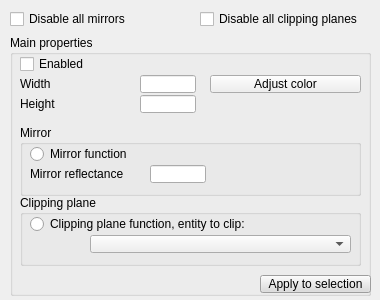
<?xml version="1.0" encoding="UTF-8"?>
<ui version="4.0">
 <class>CQDlgMirrors</class>
 <widget class="QDialog" name="CQDlgMirrors">
  <property name="geometry">
   <rect>
    <x>0</x>
    <y>0</y>
    <width>380</width>
    <height>300</height>
   </rect>
  </property>
  <property name="windowTitle">
   <string>Mirror Properties</string>
  </property>
  <property name="locale">
   <locale language="English" country="UnitedStates"/>
  </property>
  <widget class="QGroupBox" name="groupBox">
   <property name="geometry">
    <rect>
     <x>10</x>
     <y>35</y>
     <width>361</width>
     <height>261</height>
    </rect>
   </property>
   <property name="title">
    <string>Main properties</string>
   </property>
   <property name="flat">
    <bool>true</bool>
   </property>
   <widget class="QCheckBox" name="qqEnabled">
    <property name="geometry">
     <rect>
      <x>10</x>
      <y>20</y>
      <width>171</width>
      <height>18</height>
     </rect>
    </property>
    <property name="focusPolicy">
     <enum>Qt::StrongFocus</enum>
    </property>
    <property name="text">
     <string>Enabled</string>
    </property>
   </widget>
   <widget class="QLabel" name="label">
    <property name="geometry">
     <rect>
      <x>10</x>
      <y>40</y>
      <width>121</width>
      <height>18</height>
     </rect>
    </property>
    <property name="text">
     <string>Width</string>
    </property>
   </widget>
   <widget class="QLineEdit" name="qqWidth">
    <property name="geometry">
     <rect>
      <x>130</x>
      <y>40</y>
      <width>56</width>
      <height>18</height>
     </rect>
    </property>
   </widget>
   <widget class="QLineEdit" name="qqHeight">
    <property name="geometry">
     <rect>
      <x>130</x>
      <y>60</y>
      <width>56</width>
      <height>18</height>
     </rect>
    </property>
   </widget>
   <widget class="QLabel" name="label_6">
    <property name="geometry">
     <rect>
      <x>10</x>
      <y>60</y>
      <width>121</width>
      <height>18</height>
     </rect>
    </property>
    <property name="text">
     <string>Height</string>
    </property>
   </widget>
   <widget class="QToolButton" name="qqApplyAll">
    <property name="geometry">
     <rect>
      <x>250</x>
      <y>240</y>
      <width>111</width>
      <height>18</height>
     </rect>
    </property>
    <property name="palette">
     <palette>
      <active>
       <colorrole role="WindowText">
        <brush brushstyle="SolidPattern">
         <color alpha="255">
          <red>0</red>
          <green>0</green>
          <blue>0</blue>
         </color>
        </brush>
       </colorrole>
       <colorrole role="Button">
        <brush brushstyle="SolidPattern">
         <color alpha="255">
          <red>220</red>
          <green>220</green>
          <blue>220</blue>
         </color>
        </brush>
       </colorrole>
       <colorrole role="Light">
        <brush brushstyle="SolidPattern">
         <color alpha="255">
          <red>255</red>
          <green>255</green>
          <blue>255</blue>
         </color>
        </brush>
       </colorrole>
       <colorrole role="Midlight">
        <brush brushstyle="SolidPattern">
         <color alpha="255">
          <red>237</red>
          <green>237</green>
          <blue>237</blue>
         </color>
        </brush>
       </colorrole>
       <colorrole role="Dark">
        <brush brushstyle="SolidPattern">
         <color alpha="255">
          <red>110</red>
          <green>110</green>
          <blue>110</blue>
         </color>
        </brush>
       </colorrole>
       <colorrole role="Mid">
        <brush brushstyle="SolidPattern">
         <color alpha="255">
          <red>147</red>
          <green>147</green>
          <blue>147</blue>
         </color>
        </brush>
       </colorrole>
       <colorrole role="Text">
        <brush brushstyle="SolidPattern">
         <color alpha="255">
          <red>0</red>
          <green>0</green>
          <blue>0</blue>
         </color>
        </brush>
       </colorrole>
       <colorrole role="BrightText">
        <brush brushstyle="SolidPattern">
         <color alpha="255">
          <red>255</red>
          <green>255</green>
          <blue>255</blue>
         </color>
        </brush>
       </colorrole>
       <colorrole role="ButtonText">
        <brush brushstyle="SolidPattern">
         <color alpha="255">
          <red>0</red>
          <green>0</green>
          <blue>0</blue>
         </color>
        </brush>
       </colorrole>
       <colorrole role="Base">
        <brush brushstyle="SolidPattern">
         <color alpha="255">
          <red>255</red>
          <green>255</green>
          <blue>255</blue>
         </color>
        </brush>
       </colorrole>
       <colorrole role="Window">
        <brush brushstyle="SolidPattern">
         <color alpha="255">
          <red>220</red>
          <green>220</green>
          <blue>220</blue>
         </color>
        </brush>
       </colorrole>
       <colorrole role="Shadow">
        <brush brushstyle="SolidPattern">
         <color alpha="255">
          <red>0</red>
          <green>0</green>
          <blue>0</blue>
         </color>
        </brush>
       </colorrole>
       <colorrole role="AlternateBase">
        <brush brushstyle="SolidPattern">
         <color alpha="255">
          <red>237</red>
          <green>237</green>
          <blue>237</blue>
         </color>
        </brush>
       </colorrole>
       <colorrole role="ToolTipBase">
        <brush brushstyle="SolidPattern">
         <color alpha="255">
          <red>255</red>
          <green>255</green>
          <blue>220</blue>
         </color>
        </brush>
       </colorrole>
       <colorrole role="ToolTipText">
        <brush brushstyle="SolidPattern">
         <color alpha="255">
          <red>0</red>
          <green>0</green>
          <blue>0</blue>
         </color>
        </brush>
       </colorrole>
      </active>
      <inactive>
       <colorrole role="WindowText">
        <brush brushstyle="SolidPattern">
         <color alpha="255">
          <red>0</red>
          <green>0</green>
          <blue>0</blue>
         </color>
        </brush>
       </colorrole>
       <colorrole role="Button">
        <brush brushstyle="SolidPattern">
         <color alpha="255">
          <red>220</red>
          <green>220</green>
          <blue>220</blue>
         </color>
        </brush>
       </colorrole>
       <colorrole role="Light">
        <brush brushstyle="SolidPattern">
         <color alpha="255">
          <red>255</red>
          <green>255</green>
          <blue>255</blue>
         </color>
        </brush>
       </colorrole>
       <colorrole role="Midlight">
        <brush brushstyle="SolidPattern">
         <color alpha="255">
          <red>237</red>
          <green>237</green>
          <blue>237</blue>
         </color>
        </brush>
       </colorrole>
       <colorrole role="Dark">
        <brush brushstyle="SolidPattern">
         <color alpha="255">
          <red>110</red>
          <green>110</green>
          <blue>110</blue>
         </color>
        </brush>
       </colorrole>
       <colorrole role="Mid">
        <brush brushstyle="SolidPattern">
         <color alpha="255">
          <red>147</red>
          <green>147</green>
          <blue>147</blue>
         </color>
        </brush>
       </colorrole>
       <colorrole role="Text">
        <brush brushstyle="SolidPattern">
         <color alpha="255">
          <red>0</red>
          <green>0</green>
          <blue>0</blue>
         </color>
        </brush>
       </colorrole>
       <colorrole role="BrightText">
        <brush brushstyle="SolidPattern">
         <color alpha="255">
          <red>255</red>
          <green>255</green>
          <blue>255</blue>
         </color>
        </brush>
       </colorrole>
       <colorrole role="ButtonText">
        <brush brushstyle="SolidPattern">
         <color alpha="255">
          <red>0</red>
          <green>0</green>
          <blue>0</blue>
         </color>
        </brush>
       </colorrole>
       <colorrole role="Base">
        <brush brushstyle="SolidPattern">
         <color alpha="255">
          <red>255</red>
          <green>255</green>
          <blue>255</blue>
         </color>
        </brush>
       </colorrole>
       <colorrole role="Window">
        <brush brushstyle="SolidPattern">
         <color alpha="255">
          <red>220</red>
          <green>220</green>
          <blue>220</blue>
         </color>
        </brush>
       </colorrole>
       <colorrole role="Shadow">
        <brush brushstyle="SolidPattern">
         <color alpha="255">
          <red>0</red>
          <green>0</green>
          <blue>0</blue>
         </color>
        </brush>
       </colorrole>
       <colorrole role="AlternateBase">
        <brush brushstyle="SolidPattern">
         <color alpha="255">
          <red>237</red>
          <green>237</green>
          <blue>237</blue>
         </color>
        </brush>
       </colorrole>
       <colorrole role="ToolTipBase">
        <brush brushstyle="SolidPattern">
         <color alpha="255">
          <red>255</red>
          <green>255</green>
          <blue>220</blue>
         </color>
        </brush>
       </colorrole>
       <colorrole role="ToolTipText">
        <brush brushstyle="SolidPattern">
         <color alpha="255">
          <red>0</red>
          <green>0</green>
          <blue>0</blue>
         </color>
        </brush>
       </colorrole>
      </inactive>
      <disabled>
       <colorrole role="WindowText">
        <brush brushstyle="SolidPattern">
         <color alpha="255">
          <red>110</red>
          <green>110</green>
          <blue>110</blue>
         </color>
        </brush>
       </colorrole>
       <colorrole role="Button">
        <brush brushstyle="SolidPattern">
         <color alpha="255">
          <red>220</red>
          <green>220</green>
          <blue>220</blue>
         </color>
        </brush>
       </colorrole>
       <colorrole role="Light">
        <brush brushstyle="SolidPattern">
         <color alpha="255">
          <red>255</red>
          <green>255</green>
          <blue>255</blue>
         </color>
        </brush>
       </colorrole>
       <colorrole role="Midlight">
        <brush brushstyle="SolidPattern">
         <color alpha="255">
          <red>237</red>
          <green>237</green>
          <blue>237</blue>
         </color>
        </brush>
       </colorrole>
       <colorrole role="Dark">
        <brush brushstyle="SolidPattern">
         <color alpha="255">
          <red>110</red>
          <green>110</green>
          <blue>110</blue>
         </color>
        </brush>
       </colorrole>
       <colorrole role="Mid">
        <brush brushstyle="SolidPattern">
         <color alpha="255">
          <red>147</red>
          <green>147</green>
          <blue>147</blue>
         </color>
        </brush>
       </colorrole>
       <colorrole role="Text">
        <brush brushstyle="SolidPattern">
         <color alpha="255">
          <red>110</red>
          <green>110</green>
          <blue>110</blue>
         </color>
        </brush>
       </colorrole>
       <colorrole role="BrightText">
        <brush brushstyle="SolidPattern">
         <color alpha="255">
          <red>255</red>
          <green>255</green>
          <blue>255</blue>
         </color>
        </brush>
       </colorrole>
       <colorrole role="ButtonText">
        <brush brushstyle="SolidPattern">
         <color alpha="255">
          <red>110</red>
          <green>110</green>
          <blue>110</blue>
         </color>
        </brush>
       </colorrole>
       <colorrole role="Base">
        <brush brushstyle="SolidPattern">
         <color alpha="255">
          <red>220</red>
          <green>220</green>
          <blue>220</blue>
         </color>
        </brush>
       </colorrole>
       <colorrole role="Window">
        <brush brushstyle="SolidPattern">
         <color alpha="255">
          <red>220</red>
          <green>220</green>
          <blue>220</blue>
         </color>
        </brush>
       </colorrole>
       <colorrole role="Shadow">
        <brush brushstyle="SolidPattern">
         <color alpha="255">
          <red>0</red>
          <green>0</green>
          <blue>0</blue>
         </color>
        </brush>
       </colorrole>
       <colorrole role="AlternateBase">
        <brush brushstyle="SolidPattern">
         <color alpha="255">
          <red>220</red>
          <green>220</green>
          <blue>220</blue>
         </color>
        </brush>
       </colorrole>
       <colorrole role="ToolTipBase">
        <brush brushstyle="SolidPattern">
         <color alpha="255">
          <red>255</red>
          <green>255</green>
          <blue>220</blue>
         </color>
        </brush>
       </colorrole>
       <colorrole role="ToolTipText">
        <brush brushstyle="SolidPattern">
         <color alpha="255">
          <red>0</red>
          <green>0</green>
          <blue>0</blue>
         </color>
        </brush>
       </colorrole>
      </disabled>
     </palette>
    </property>
    <property name="focusPolicy">
     <enum>Qt::StrongFocus</enum>
    </property>
    <property name="text">
     <string>Apply to selection</string>
    </property>
   </widget>
   <widget class="QToolButton" name="qqColor">
    <property name="geometry">
     <rect>
      <x>200</x>
      <y>40</y>
      <width>151</width>
      <height>18</height>
     </rect>
    </property>
    <property name="focusPolicy">
     <enum>Qt::StrongFocus</enum>
    </property>
    <property name="text">
     <string>Adjust color</string>
    </property>
   </widget>
  </widget>
  <widget class="QGroupBox" name="groupBox_3">
   <property name="geometry">
    <rect>
     <x>20</x>
     <y>125</y>
     <width>341</width>
     <height>71</height>
    </rect>
   </property>
   <property name="title">
    <string>Mirror</string>
   </property>
   <property name="flat">
    <bool>true</bool>
   </property>
   <widget class="QRadioButton" name="qqIsMirror">
    <property name="geometry">
     <rect>
      <x>10</x>
      <y>20</y>
      <width>171</width>
      <height>18</height>
     </rect>
    </property>
    <property name="focusPolicy">
     <enum>Qt::StrongFocus</enum>
    </property>
    <property name="text">
     <string>Mirror function</string>
    </property>
    <property name="autoExclusive">
     <bool>false</bool>
    </property>
   </widget>
   <widget class="QLineEdit" name="qqReflectance">
    <property name="geometry">
     <rect>
      <x>130</x>
      <y>40</y>
      <width>56</width>
      <height>18</height>
     </rect>
    </property>
   </widget>
   <widget class="QLabel" name="label_7">
    <property name="geometry">
     <rect>
      <x>10</x>
      <y>40</y>
      <width>121</width>
      <height>18</height>
     </rect>
    </property>
    <property name="text">
     <string>Mirror reflectance</string>
    </property>
   </widget>
  </widget>
  <widget class="QGroupBox" name="groupBox_4">
   <property name="geometry">
    <rect>
     <x>20</x>
     <y>195</y>
     <width>341</width>
     <height>71</height>
    </rect>
   </property>
   <property name="title">
    <string>Clipping plane</string>
   </property>
   <property name="flat">
    <bool>true</bool>
   </property>
   <widget class="QRadioButton" name="qqIsClippingPlane">
    <property name="geometry">
     <rect>
      <x>10</x>
      <y>20</y>
      <width>251</width>
      <height>18</height>
     </rect>
    </property>
    <property name="focusPolicy">
     <enum>Qt::StrongFocus</enum>
    </property>
    <property name="text">
     <string>Clipping plane function, entity to clip:</string>
    </property>
    <property name="autoExclusive">
     <bool>false</bool>
    </property>
   </widget>
   <widget class="QComboBox" name="qqEntityCombo">
    <property name="geometry">
     <rect>
      <x>70</x>
      <y>40</y>
      <width>261</width>
      <height>18</height>
     </rect>
    </property>
   </widget>
  </widget>
  <widget class="QCheckBox" name="qqDisableAllMirrors">
   <property name="geometry">
    <rect>
     <x>10</x>
     <y>10</y>
     <width>161</width>
     <height>18</height>
    </rect>
   </property>
   <property name="focusPolicy">
    <enum>Qt::StrongFocus</enum>
   </property>
   <property name="text">
    <string>Disable all mirrors</string>
   </property>
  </widget>
  <widget class="QCheckBox" name="qqDisableAllClippingPlanes">
   <property name="geometry">
    <rect>
     <x>200</x>
     <y>10</y>
     <width>171</width>
     <height>18</height>
    </rect>
   </property>
   <property name="focusPolicy">
    <enum>Qt::StrongFocus</enum>
   </property>
   <property name="text">
    <string>Disable all clipping planes</string>
   </property>
  </widget>
 </widget>
 <tabstops>
  <tabstop>qqEnabled</tabstop>
  <tabstop>qqWidth</tabstop>
  <tabstop>qqHeight</tabstop>
  <tabstop>qqReflectance</tabstop>
  <tabstop>qqApplyAll</tabstop>
  <tabstop>qqColor</tabstop>
 </tabstops>
 <resources/>
 <connections/>
</ui>
